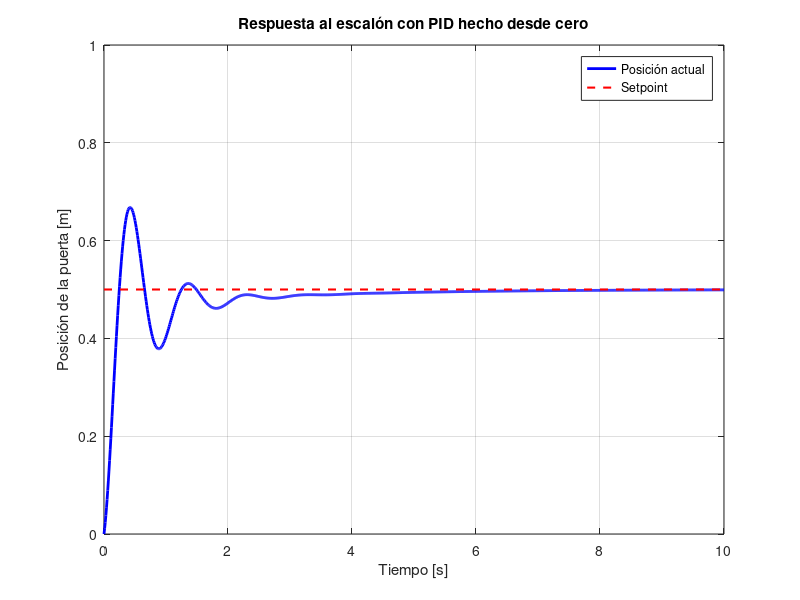

Write MATLAB code to recreate this figure.
% Parámetros PID
Kp = 45;
Ki = 20;
Kd = 2;

s = tf('s');

% Función de transferencia PID paralelo
Gpid = Kp + Ki/s + Kd*s; % Esto NO usa pid()

% Planta del sistema (modelo de la puerta)
K = 1; a = 2; b = 5;
Gp = K / (s^2 + a*s + b);

% Sistema lazo cerrado
T = feedback(Gpid*Gp, 1);

% Simulación y gráfica como antes
setpoint = 0.5; t = 0:0.01:10;
[y, t_out] = step(setpoint * T, t);

figure;
plot(t_out, y, 'b', 'LineWidth', 2);
hold on;
plot([0 t(end)], [setpoint setpoint], 'r--', 'LineWidth', 1.5);
xlabel('Tiempo [s]'); ylabel('Posición de la puerta [m]');
title('Respuesta al escalón con PID hecho desde cero');
legend('Posición actual','Setpoint');
ylim([0 1.0]); grid on;
